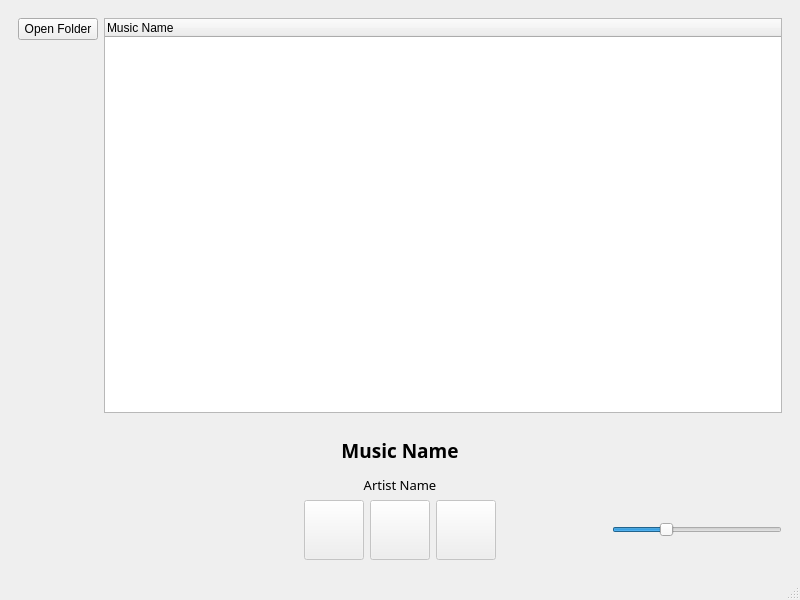
<?xml version="1.0" encoding="UTF-8"?>
<ui version="4.0">
 <class>MainWindow</class>
 <widget class="QMainWindow" name="MainWindow">
  <property name="geometry">
   <rect>
    <x>0</x>
    <y>0</y>
    <width>800</width>
    <height>600</height>
   </rect>
  </property>
  <property name="minimumSize">
   <size>
    <width>800</width>
    <height>600</height>
   </size>
  </property>
  <property name="windowTitle">
   <string>MainWindow</string>
  </property>
  <widget class="QWidget" name="centralwidget">
   <layout class="QGridLayout" name="gridLayout">
    <item row="0" column="0">
     <widget class="QFrame" name="FR_musicFrame">
      <property name="frameShape">
       <enum>QFrame::NoFrame</enum>
      </property>
      <property name="frameShadow">
       <enum>QFrame::Plain</enum>
      </property>
      <layout class="QGridLayout" name="gridLayout_4">
       <item row="0" column="1">
        <widget class="QTreeWidget" name="TREE_musicList">
         <column>
          <property name="text">
           <string>Music Name</string>
          </property>
          <property name="font">
           <font>
            <family>Segoe UI</family>
           </font>
          </property>
         </column>
        </widget>
       </item>
       <item row="0" column="0" alignment="Qt::AlignTop">
        <widget class="QPushButton" name="BT_openFolder">
         <property name="font">
          <font>
           <family>Segoe UI</family>
           <italic>false</italic>
          </font>
         </property>
         <property name="text">
          <string>Open Folder</string>
         </property>
        </widget>
       </item>
      </layout>
     </widget>
    </item>
    <item row="1" column="0">
     <widget class="QFrame" name="FR_playback">
      <property name="sizePolicy">
       <sizepolicy hsizetype="Minimum" vsizetype="Fixed">
        <horstretch>0</horstretch>
        <verstretch>0</verstretch>
       </sizepolicy>
      </property>
      <property name="minimumSize">
       <size>
        <width>0</width>
        <height>100</height>
       </size>
      </property>
      <property name="frameShape">
       <enum>QFrame::NoFrame</enum>
      </property>
      <property name="frameShadow">
       <enum>QFrame::Plain</enum>
      </property>
      <property name="lineWidth">
       <number>1</number>
      </property>
      <layout class="QGridLayout" name="gridLayout_3">
       <item row="2" column="3" alignment="Qt::AlignLeft">
        <widget class="QPushButton" name="BT_nextTrack">
         <property name="enabled">
          <bool>false</bool>
         </property>
         <property name="sizePolicy">
          <sizepolicy hsizetype="Fixed" vsizetype="Fixed">
           <horstretch>0</horstretch>
           <verstretch>0</verstretch>
          </sizepolicy>
         </property>
         <property name="minimumSize">
          <size>
           <width>60</width>
           <height>60</height>
          </size>
         </property>
         <property name="text">
          <string/>
         </property>
         <property name="icon">
          <iconset>
           <normalon>:/playback/Imgs/next_icon_128295.png</normalon>
          </iconset>
         </property>
         <property name="iconSize">
          <size>
           <width>40</width>
           <height>40</height>
          </size>
         </property>
        </widget>
       </item>
       <item row="2" column="1" alignment="Qt::AlignRight">
        <widget class="QPushButton" name="BT_prevTrack">
         <property name="enabled">
          <bool>false</bool>
         </property>
         <property name="sizePolicy">
          <sizepolicy hsizetype="Fixed" vsizetype="Fixed">
           <horstretch>0</horstretch>
           <verstretch>0</verstretch>
          </sizepolicy>
         </property>
         <property name="minimumSize">
          <size>
           <width>60</width>
           <height>60</height>
          </size>
         </property>
         <property name="mouseTracking">
          <bool>false</bool>
         </property>
         <property name="layoutDirection">
          <enum>Qt::LeftToRight</enum>
         </property>
         <property name="text">
          <string/>
         </property>
         <property name="icon">
          <iconset>
           <normalon>:/playback/Imgs/previous_icon_128297.png</normalon>
          </iconset>
         </property>
         <property name="iconSize">
          <size>
           <width>40</width>
           <height>40</height>
          </size>
         </property>
        </widget>
       </item>
       <item row="2" column="2">
        <widget class="QPushButton" name="BT_play">
         <property name="enabled">
          <bool>false</bool>
         </property>
         <property name="sizePolicy">
          <sizepolicy hsizetype="Fixed" vsizetype="Fixed">
           <horstretch>0</horstretch>
           <verstretch>0</verstretch>
          </sizepolicy>
         </property>
         <property name="minimumSize">
          <size>
           <width>60</width>
           <height>60</height>
          </size>
         </property>
         <property name="text">
          <string/>
         </property>
         <property name="icon">
          <iconset>
           <normalon>:/playback/Imgs/pause-button.png</normalon>
          </iconset>
         </property>
         <property name="iconSize">
          <size>
           <width>40</width>
           <height>40</height>
          </size>
         </property>
        </widget>
       </item>
       <item row="0" column="0" colspan="5">
        <widget class="QLabel" name="LB_trackName">
         <property name="minimumSize">
          <size>
           <width>0</width>
           <height>50</height>
          </size>
         </property>
         <property name="font">
          <font>
           <family>Ubuntu Light</family>
          </font>
         </property>
         <property name="text">
          <string>&lt;html&gt;&lt;head/&gt;&lt;body&gt;&lt;p&gt;&lt;span style=&quot; font-size:14pt; font-weight:600;&quot;&gt;Music Name&lt;/span&gt;&lt;/p&gt;&lt;p&gt;&lt;span style=&quot; font-size:10pt;&quot;&gt;Artist Name&lt;/span&gt;&lt;/p&gt;&lt;/body&gt;&lt;/html&gt;</string>
         </property>
         <property name="alignment">
          <set>Qt::AlignHCenter|Qt::AlignTop</set>
         </property>
        </widget>
       </item>
       <item row="2" column="4">
        <widget class="QSlider" name="SLIDER_volume">
         <property name="sizePolicy">
          <sizepolicy hsizetype="Ignored" vsizetype="Fixed">
           <horstretch>0</horstretch>
           <verstretch>0</verstretch>
          </sizepolicy>
         </property>
         <property name="maximum">
          <number>100</number>
         </property>
         <property name="value">
          <number>30</number>
         </property>
         <property name="orientation">
          <enum>Qt::Horizontal</enum>
         </property>
        </widget>
       </item>
      </layout>
     </widget>
    </item>
   </layout>
  </widget>
  <widget class="QMenuBar" name="menubar">
   <property name="geometry">
    <rect>
     <x>0</x>
     <y>0</y>
     <width>800</width>
     <height>22</height>
    </rect>
   </property>
  </widget>
  <widget class="QStatusBar" name="statusbar"/>
 </widget>
 <resources>
  <include location="../resources.qrc"/>
 </resources>
 <connections/>
</ui>
